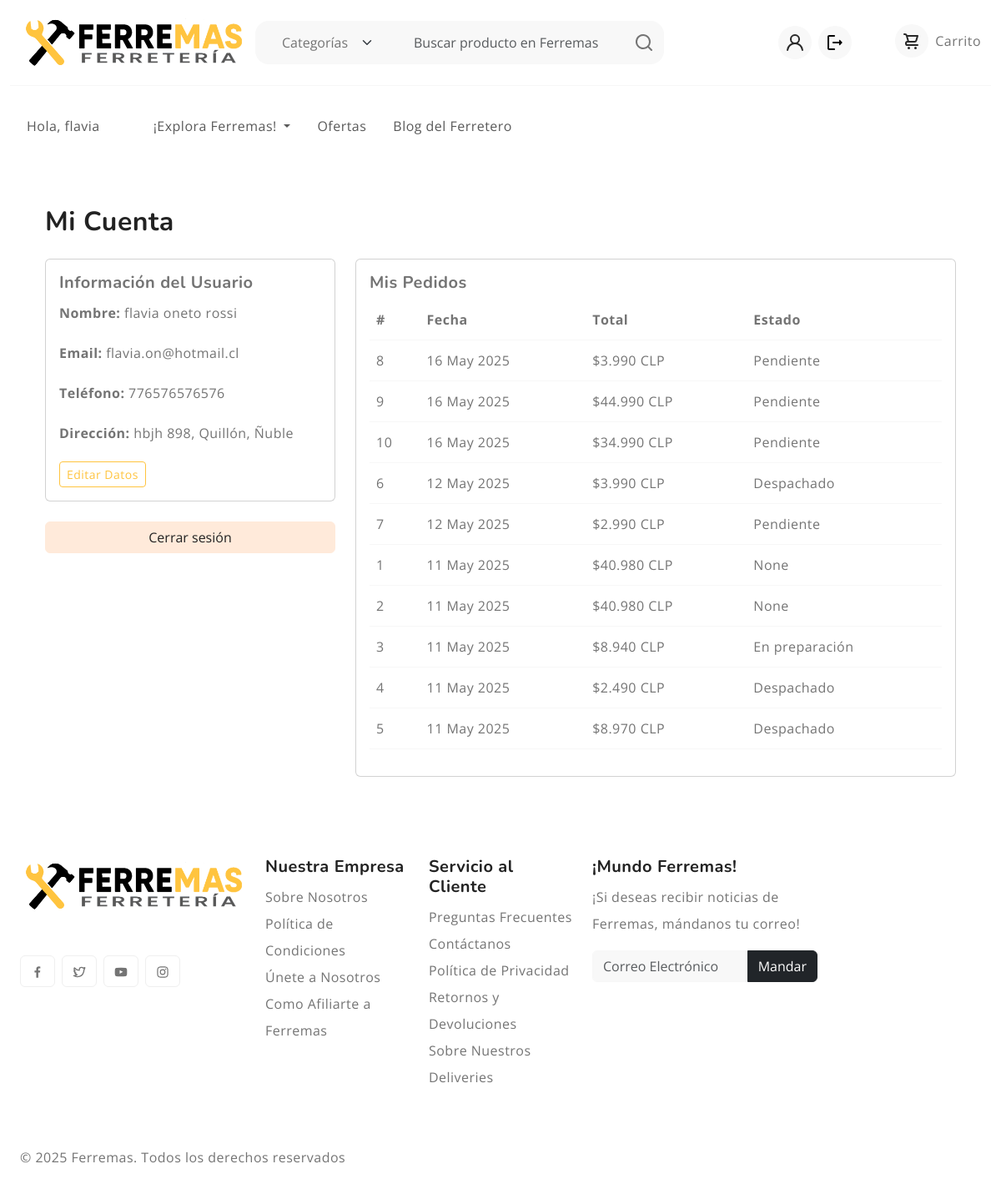
Screenshot of /myaccount/ (signed in) with the database file from the repository.
### tienda/models.py (models this page shows, shortened)
class Perfil(models.Model):
    usuario = models.OneToOneField(User, on_delete=models.CASCADE)
    nombre = models.CharField(max_length=50)
    primer_apellido = models.CharField(max_length=50)
    segundo_apellido = models.CharField(max_length=50, blank=True, null=True)

class Telefono(models.Model):
    usuario = models.ForeignKey(User, on_delete=models.CASCADE)
    numero = models.CharField(max_length=20)

class Direccion(models.Model):
    usuario = models.OneToOneField(User, on_delete=models.CASCADE)
    calle = models.CharField(max_length=255)
    numero = models.CharField(max_length=20)
    comuna = models.ForeignKey(Comuna, on_delete=models.CASCADE)
    codigo_postal = models.CharField(max_length=20, blank=True, null=True)

class Comuna(models.Model):
    nombre = models.CharField(max_length=100)
    region = models.ForeignKey(Region, on_delete=models.CASCADE)

class Region(models.Model):
    nombre = models.CharField(max_length=100)

class Pedido(models.Model):
    cliente = models.ForeignKey(User, on_delete=models.CASCADE)
    fecha = models.DateField(auto_now_add=True)
    estado = models.ForeignKey(EstadoPedido, on_delete=models.SET_NULL, null=True)
    total = models.FloatField()

class EstadoPedido(models.Model):
    nombre = models.CharField(max_length=50)
    def __str__(self):
        return self.nombre

### tienda/views.py (the view)
# urls.py: path('myaccount/', views.myaccount, name='myaccount'),
@login_required
def myaccount(request):
    usuario = request.user
    telefono = Telefono.objects.filter(usuario=usuario).first()
    direccion = Direccion.objects.filter(usuario=usuario).first()
    pedidos = Pedido.objects.filter(cliente=usuario).order_by('-fecha')
    return render(request, 'registro/myaccount.html', {
        'usuario': usuario,
        'telefono': telefono,
        'direccion': direccion,
        'pedidos': pedidos,
    })

### tienda/context_processors.py (called while the page is built)
def categorias_disponibles(request):
    return {'categorias': Categoria.objects.all()}

def regiones_comunas(request):
    regiones = Region.objects.all()
    regiones_comunas = {}
    for region in regiones:
        regiones_comunas[region.nombre] = Comuna.objects.filter(region=region).order_by('nombre')
    return {
        'regiones_comunas': regiones_comunas
    }

def url_logo(request):
    if request.user.is_authenticated:
        if request.user.groups.filter(name='Bodeguero').exists():
            return {'url_logo': reverse('dashboard_bodeguero')}
        elif request.user.groups.filter(name='Vendedor').exists():
            return {'url_logo': reverse('dashboard_vendedor')}
        elif request.user.groups.filter(name='Administrador').exists():
            return {'url_logo': reverse('dashboard_admin')}
    return {'url_logo': reverse('home')}

def grupo_usuario(request):
    grupo = None
    if request.user.is_authenticated:
        grupos = request.user.groups.values_list('name', flat=True)
        grupo = grupos[0] if grupos else None
    return {'grupo_usuario': grupo}

### tienda/templatetags/filtros_personalizados.py (called while the page is built)
@register.filter
def formatear_pesos(valor):
    try:
        valor = int(valor)
        valor_formateado = '{:,}'.format(valor).replace(',', '.')
        return f"{valor_formateado} CLP"
    except (ValueError, TypeError):
        return valor

### templates/registro/myaccount.html (shortened to what this page needs)
{% extends 'base.html' %}
{% load filtros_personalizados %}
{% load static %}
{% block content %}
<div class="container my-5">
  <h2 class="mb-4">Mi Cuenta</h2>
  <div class="row">
    <div class="col-md-4">
      <div class="card mb-4">
        <div class="card-body">
          <h5 class="card-title">Información del Usuario</h5>
          <p><strong>Nombre:</strong> {{ usuario.perfil.nombre }} {{usuario.perfil.primer_apellido}} {{usuario.perfil.segundo_apellido}}</p>
          <p><strong>Email:</strong> {{ usuario.email }}</p>
          {% if telefono %}
            <p><strong>Teléfono:</strong> {{ telefono.numero }}</p>
          {% endif %}
          {% if direccion %}
            <p><strong>Dirección:</strong> {{ direccion.calle }} {{ direccion.numero }}, {{ direccion.comuna.nombre }}, {{ direccion.comuna.region.nombre }}</p>
          {% endif %}
          <a href="{% url 'editar_perfil' %}" class="btn btn-sm btn-outline-primary">Editar Datos</a>
        </div>
      </div>
      <form method="POST" action="{% url 'logout' %}">
        <button type="submit" class="btn btn-danger w-100">Cerrar sesión</button>
      </form>
    </div>
    <div class="col-md-8">
      <div class="card">
        <div class="card-body">
          <h5 class="card-title">Mis Pedidos</h5>
          {% if pedidos %}
            <table class="table">
              <thead>
                <tr>
                  <th>#</th>
                  <th>Fecha</th>
                  <th>Total</th>
                  <th>Estado</th>
                </tr>
              </thead>
              <tbody>
                {% for pedido in pedidos %}
                  <tr>
                    <td>{{ pedido.id }}</td>
                    <td>{{ pedido.fecha|date:"d M Y" }}</td>
                    <td>${{ pedido.total|formatear_pesos }}</td>
                    <td>{{ pedido.estado }}</td>
                  </tr>
                {% endfor %}
              </tbody>
            </table>
          {% else %}
            <p>No tienes pedidos aún.</p>
          {% endif %}
        </div>
      </div>
    </div>
  </div>
</div>
{% endblock %}

### templates/includes/header.html (shortened to what this page needs)
{% load static %}
{% load filtros_personalizados %}
<header>
  <div class="container-fluid">
    <div class="row py-3 border-bottom align-items-center">
      <div class="col-sm-4 col-lg-3 text-center text-sm-start">
        <div class="main-logo">
          <a href="{{ url_logo }}"><img src="{% static 'images/logo1.png' %}" alt="logo" class="img-fluid" /></a>
        </div>
      </div>
      {% if grupo_usuario == "Cliente" or grupo_usuario == None %}
        <div class="col-sm-6 offset-sm-2 offset-md-0 col-lg-5 d-none d-lg-block">
          <div class="search-bar row bg-light p-2 my-2 rounded-4">
            <div class="col-md-4 d-none d-md-block">
              <select class="form-select border-0 bg-transparent" onchange="location = this.value;">
                <option value="">Categorías</option>
              </select>
            </div>
            <div class="col-11 col-md-7 position-relative">
              <form id="search-form" class="text-center" method="get" autocomplete="off">
                <input type="text" id="search-input" class="form-control border-0 bg-transparent" placeholder="Buscar producto en Ferremas" />
              </form>
            </div>
            <div class="col-1">
              <svg xmlns="http://www.w3.org/2000/svg" width="24" height="24" viewBox="0 0 24 24">
                <path fill="currentColor" d="M21.71 20.29L18 16.61A9 9 0 1 0 16.61 18l3.68 3.68a1 1 0 0 0 1.42 0a1 1 0 0 0 0-1.39ZM11 18a7 7 0 1 1 7-7a7 7 0 0 1-7 7Z" />
              </svg>
            </div>
          </div>
        </div>
      {% endif %}
      <div class="col-sm-8 col-lg-4 d-flex justify-content-end gap-5 align-items-center mt-4 mt-sm-0 justify-content-center justify-content-sm-end">
        <ul class="d-flex justify-content-end list-unstyled m-0">
          <li>
            {% if user.is_authenticated %}
              <div class="d-flex align-items-center">
                <a href="{% url 'myaccount' %}" class="d-flex align-items-center justify-content-center bg-light rounded-circle mx-1" title="Mi Cuenta" style="width: 40px; height: 40px;">
                  <svg width="24" height="24" viewBox="0 0 24 24">
                    <use xlink:href="#user"></use>
                  </svg>
                </a>
                <form method="POST" action="{% url 'logout' %}" class="m-0">
                  <button type="submit"
                          class="rounded-circle bg-light p-2 mx-1 btn btn-link border-0"
                          title="Cerrar Sesión">
                      <svg width="24" height="24" viewBox="0 0 24 24">
                          <use xlink:href="#logout"></use>
                      </svg>
                  </button>
              </form>
              </div>
            {% else %}
            <li>Iniciar Sesión
            <a href="{% url 'login' %}" class="rounded-circle bg-light p-2 mx-1"><svg width="24" height="24" viewBox="0 0 24 24">
              <use xlink:href="#user"></use>
            </svg></a>
            </li>
            {% endif %}
          </li>
        </ul>
        {% if grupo_usuario == "Cliente" or grupo_usuario == None %}
          <div class="text-end d-none d-lg-block">
            <div class="d-flex align-items-center justify-content-end mb-1">
                <a href="{% url 'ver_carrito' %}" class="rounded-circle bg-light p-2 d-inline-flex align-items-center justify-content-center" style="width: 40px; height: 40px;" title="Carrito">
                    <svg width="24" height="24" viewBox="0 0 24 24">
                        <use xlink:href="#cart"></use>
                    </svg>
                </a>
                <span class="ms-2">Carrito</span>
            </div>
          </div>
        {% endif %}
      </div>
    </div>
  </div>
  {% if grupo_usuario == "Cliente" or grupo_usuario == None %}
   <div class="container-fluid">
    <div class="row py-3">
      <div class="d-flex justify-content-center justify-content-sm-between align-items-center">
        <nav class="main-menu d-flex navbar navbar-expand-lg">
          <div class="offcanvas offcanvas-end" tabindex="-1" id="offcanvasNavbar" aria-labelledby="offcanvasNavbarLabel">
            <div class="offcanvas-body">
              <ul class="navbar-nav justify-content-end menu-list list-unstyled d-flex gap-md-3 mb-0">
                <li>
                  <a href="#women" class="nav-link"><span>{% if user.is_authenticated %}
                    Hola, {{ user.perfil.nombre|default:user.email }}
                  {% else %}
                    Hola!
                  {% endif %}
                  </a></span>
                </li>
                <li class="nav-item dropdown">
                  <a class="nav-link dropdown-toggle" role="button" id="pages" data-bs-toggle="dropdown" aria-expanded="false">¡Explora Ferremas! </a>
                </li>
                <li class="nav-item">
                  <a href="/sale/" class="nav-link">Ofertas</a>
                </li>
                <li class="nav-item">
                  <a href="/blog/" class="nav-link">Blog del Ferretero</a>
                </li>
              </ul>
            </div>
          </div>
        </nav>
      </div>
    </div>
  </div>
  {% endif %}
</header>

### static/css/style.css (style rules this page uses)
:root { --header-height : 160px; --header-height-min : 80px; }
:root { --accent-color : #FFC43F; --dark-color : #222222; --light-dark-color : #727272; --light-color : #fff; --grey-color : #dbdbdb; --light-grey-color : #fafafa; --primary-color : #6995B1; --light-primary-color : #eef1f3; }
:root { --body-font : "Open Sans", sans-serif; --heading-font : "Nunito", sans-serif; }
body { --bs-link-color: #333; --bs-link-hover-color:#333; --bs-link-color-rgb: 40,40,40; --bs-link-hover-color-rgb: 0,0,0; --bs-light-rgb: 248, 248, 248; --bs-font-sans-serif: "Open Sans", sans-serif; --bs-body-font-family: var(--bs-font-sans-serif); --bs-body-font-size: 1rem; --bs-body-font-weight: 400; --bs-body-line-height: 2; --bs-body-color: #747474; --bs-primary: #FFC43F; --bs-primary-rgb: 255, 196, 63; --bs-success: #a3be4c; --bs-success-rgb: 163, 190, 76; --bs-primary-bg-subtle: #FFF9EB; --bs-success-bg-subtle: #eef5e5; --bs-border-color: #F7F7F7; --bs-secondary-rgb: 230, 243, 251; --bs-danger-rgb: 249, 235, 231; --bs-warning-rgb: 255, 249, 235; --bs-info-rgb: 230, 243, 250; }
.btn-outline-primary { --bs-btn-color: #ffc43f; --bs-btn-border-color: #ffc43f; --bs-btn-hover-color: #fff; --bs-btn-hover-bg: #ffc107; --bs-btn-hover-border-color: #ffc107; --bs-btn-focus-shadow-rgb: 13,110,253; --bs-btn-active-color: #fff; --bs-btn-active-bg: #ffc107; --bs-btn-active-border-color: #ffc107; --bs-btn-active-shadow: inset 0 3px 5px rgba(0, 0, 0, 0.125); --bs-btn-disabled-color: #fff3cd; --bs-btn-disabled-bg: transparent; --bs-btn-disabled-border-color: #fff3cd; --bs-gradient: none; }
.btn-danger { --bs-btn-color: #222; --bs-btn-bg: #FFEADA; --bs-btn-border-color: #FFEADA; --bs-btn-hover-color: #222; --bs-btn-hover-bg: #ecc9af; --bs-btn-hover-border-color: #ecc9af; --bs-btn-focus-shadow-rgb: 60,153,110; --bs-btn-active-color: #222; --bs-btn-active-bg: #ecc9af; --bs-btn-active-border-color: #ecc9af; --bs-btn-active-shadow: inset 0 3px 5px rgba(0, 0, 0, 0.125); --bs-btn-disabled-color: #222; --bs-btn-disabled-bg: #FFEADA; --bs-btn-disabled-border-color: #FFEADA; }
body { letter-spacing: 0.03em; }
h1,h2,h3,h4,h5,h6 { font-family: var(--heading-font); color: var(--dark-color); font-weight: 700; }
.container, .container-fluid, .container-lg, .container-md, .container-sm, .container-xl, .container-xxl { --bs-gutter-x: 3rem; }
.container-fluid { max-width: 1600px; }
.btn-link { margin-right: 30px; font-weight: 600; font-size: 16px; line-height: 22px; text-align: right; text-transform: capitalize; color: #787878; }

### rows the page displays
Telefono: numero "776576576576"
Direccion: calle "hbjh", numero "898", comuna.nombre "Quillón", comuna.region.nombre "Ñuble"
Pedido: id "8", fecha "16 May 2025", total "3.990 CLP", estado "Pendiente"
Pedido: id "9", fecha "16 May 2025", total "44.990 CLP", estado "Pendiente"
Pedido: id "10", fecha "16 May 2025", total "34.990 CLP", estado "Pendiente"
Pedido: id "6", fecha "12 May 2025", total "3.990 CLP", estado "Despachado"
Pedido: id "7", fecha "12 May 2025", total "2.990 CLP", estado "Pendiente"
Pedido: id "1", fecha "11 May 2025", total "40.980 CLP", estado "None"
Pedido: id "2", fecha "11 May 2025", total "40.980 CLP", estado "None"
Pedido: id "3", fecha "11 May 2025", total "8.940 CLP", estado "En preparación"
Pedido: id "4", fecha "11 May 2025", total "2.490 CLP", estado "Despachado"
Pedido: id "5", fecha "11 May 2025", total "8.970 CLP", estado "Despachado"

### other values shown
{{ user.perfil.nombre|default:user.email }} "flavia"
{{ usuario.perfil.nombre }} "flavia"
{{ usuario.perfil.primer_apellido }} "oneto"
{{ usuario.perfil.segundo_apellido }} "rossi"
{{ usuario.email }} "flavia.on@hotmail.cl"
